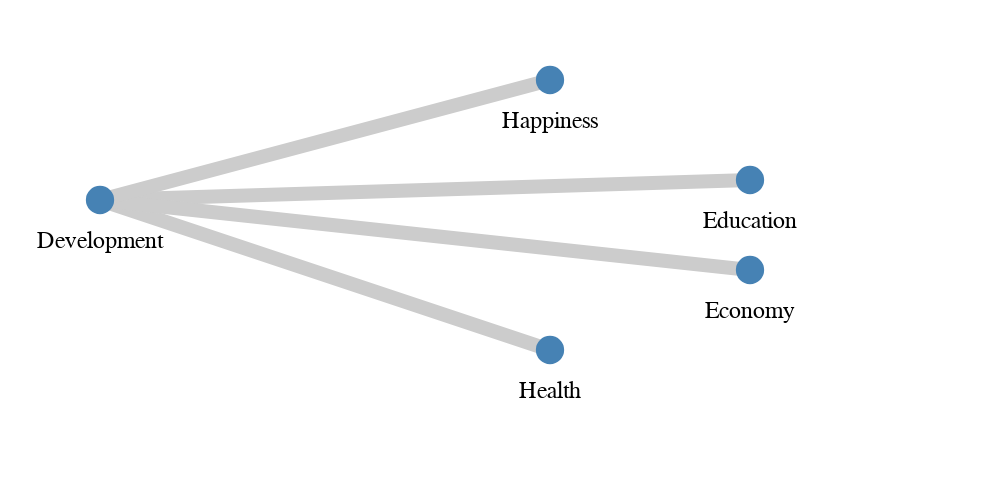

Describe this chart as a Vega-Lite specification.
### Vega specification from a JSON file in a GitHub repository (floating-point values rounded to 4 significant figures)
{"$schema": "https://vega.github.io/schema/vega/v5.json", "width": 500, "height": 250, "title": "Definition of Development", "autosize": "none", "data": [{"name": "nodes", "values": [{"id": "Development", "x": -50, "y": 100, "label": "Development"}, {"id": "Education", "x": 275, "y": 90, "label": "Education"}, {"id": "Health", "x": 175, "y": 175, "label": "Health"}, {"id": "Economy", "x": 275, "y": 135, "label": "Economy"}, {"id": "Happiness", "x": 175, "y": 40, "label": "Happiness"}], "transform": [{"type": "formula", "expr": "atan2(datum.y, datum.x)", "as": "angle"}, {"type": "formula", "expr": "sqrt(datum.y * datum.y + datum.x * datum.x)", "as": "radius"}, {"type": "formula", "expr": "datum.angle", "as": "v0"}, {"type": "formula", "expr": "datum.radius", "as": "v1"}]}, {"name": "edges", "values": [{"source": "Development", "target": "Education"}, {"source": "Development", "target": "Health"}, {"source": "Development", "target": "Economy"}, {"source": "Development", "target": "Happiness"}], "transform": [{"type": "lookup", "from": "nodes", "key": "id", "fields": ["source", "target"], "as": ["sourceNode", "targetNode"]}, {"type": "linkpath", "sourceX": "sourceNode.x", "sourceY": "sourceNode.y", "targetX": "targetNode.x", "targetY": "targetNode.y"}]}], "marks": [{"type": "path", "from": {"data": "edges"}, "encode": {"enter": {"stroke": {"value": "#ccc"}, "strokeWidth": {"value": 7}, "x": {"value": 100}, "y": {"value": 0}}, "update": {"path": {"field": "path"}}}}, {"type": "symbol", "from": {"data": "nodes"}, "encode": {"enter": {"size": {"value": 200}, "fill": {"value": "steelblue"}, "x": {"field": "x", "offset": 100}, "y": {"field": "y", "offset": 0}}}}, {"type": "text", "from": {"data": "nodes"}, "encode": {"enter": {"text": {"field": "label"}, "fill": {"value": "black"}, "align": {"value": "center"}, "baseline": {"value": "middle"}, "fontSize": {"value": 12}}, "update": {"x": {"field": "x", "offset": 100}, "y": {"field": "y", "offset": 20}}}}]}
